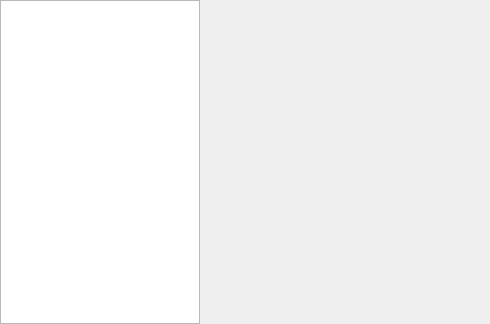
<?xml version="1.0" encoding="UTF-8"?>
<ui version="4.0">
 <class>WdgGenerators</class>
 <widget class="QWidget" name="WdgGenerators">
  <property name="geometry">
   <rect>
    <x>0</x>
    <y>0</y>
    <width>490</width>
    <height>324</height>
   </rect>
  </property>
  <layout class="QHBoxLayout" name="horizontalLayout">
   <property name="leftMargin">
    <number>0</number>
   </property>
   <property name="topMargin">
    <number>0</number>
   </property>
   <property name="rightMargin">
    <number>0</number>
   </property>
   <property name="bottomMargin">
    <number>0</number>
   </property>
   <item>
    <widget class="QListWidget" name="lstGenerators">
     <property name="sizePolicy">
      <sizepolicy hsizetype="Preferred" vsizetype="Preferred">
       <horstretch>0</horstretch>
       <verstretch>0</verstretch>
      </sizepolicy>
     </property>
     <property name="minimumSize">
      <size>
       <width>200</width>
       <height>0</height>
      </size>
     </property>
     <property name="maximumSize">
      <size>
       <width>200</width>
       <height>16777215</height>
      </size>
     </property>
    </widget>
   </item>
   <item>
    <widget class="QWidget" name="centralWidgetHolder" native="true">
     <property name="sizePolicy">
      <sizepolicy hsizetype="Expanding" vsizetype="Expanding">
       <horstretch>6</horstretch>
       <verstretch>0</verstretch>
      </sizepolicy>
     </property>
    </widget>
   </item>
  </layout>
 </widget>
 <resources/>
 <connections/>
</ui>
